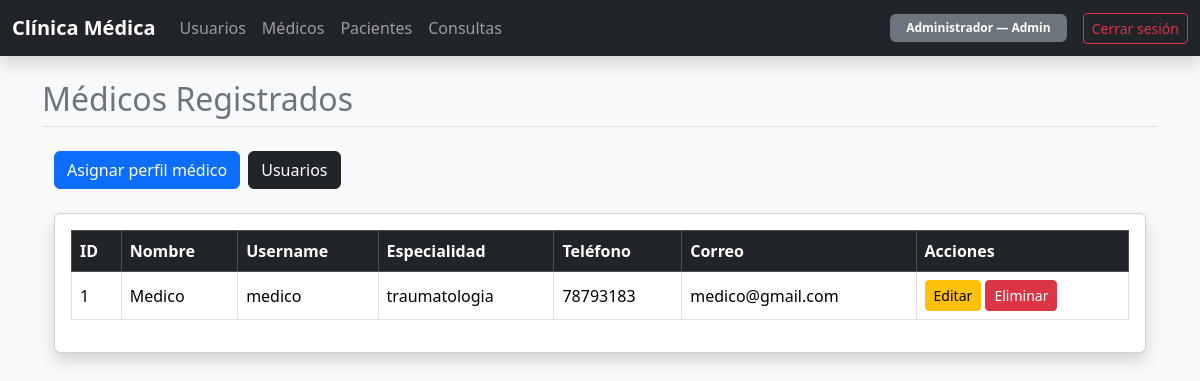
Screenshot of /medicos/ (signed in) with the database file from the repository.
### models/usuario_model.py (models this page shows, shortened)
class Usuario(UserMixin, db.Model):
    __tablename__ = 'usuarios'
    id_usuario = db.Column(db.Integer, primary_key=True)
    nombre     = db.Column(db.String(100), nullable=False)
    username   = db.Column(db.String(50),  unique=True, nullable=False)
    password   = db.Column(db.String(255), nullable=False)
    rol        = db.Column(db.String(20),  nullable=False)  # 'admin' | 'medico' | 'paciente'
    medico   = db.relationship('Medico',   back_populates='usuario',
                               uselist=False, cascade='all, delete-orphan')
    paciente = db.relationship('Paciente', back_populates='usuario',
                               uselist=False, cascade='all, delete-orphan')

### models/medico_model.py (models this page shows, shortened)
class Medico(db.Model):
    __tablename__ = 'medicos'
    id_medico    = db.Column(db.Integer, primary_key=True)
    especialidad = db.Column(db.String(100), nullable=False)
    telefono     = db.Column(db.String(20))
    correo       = db.Column(db.String(120))
    id_usuario = db.Column(
        db.Integer,
        db.ForeignKey('usuarios.id_usuario', ondelete='CASCADE'),
        nullable=False,
        unique=True
    )
    usuario = db.relationship('Usuario', back_populates='medico')
    consultas = db.relationship(
        'Consulta',
        back_populates='medico',
        cascade='all, delete-orphan',
        lazy='select'
    )

### controllers/medico_controller.py (the view)
@medico_bp.route('/')
@login_required
@solo_admin
def listar():
    medicos = Medico.query.join(Usuario).order_by(Usuario.nombre).all()
    return render_listar(medicos)

### database.py (called while the page is built)
def solo_admin(f):
    @wraps(f)
    def decorated(*args, **kwargs):
        if not current_user.is_authenticated or current_user.rol != 'admin':
            abort(403)
        return f(*args, **kwargs)
    return decorated

### models/usuario_model.py (called while the page is built)
@login_manager.user_loader
def load_user(user_id):
    return Usuario.query.get(int(user_id))

### views/medico_view.py (called while the page is built)
def render_listar(medicos, usuarios_disponibles=None):
    return render_template('medico/listar.html',
                           medicos=medicos,
                           usuarios_disponibles=usuarios_disponibles or [])

### templates/medico/listar.html (shortened to what this page needs)
{% extends 'base.html' %}
{% block page_title %}Médicos Registrados{% endblock %}
{% block content %}
<div class="container mt-4">
  <div class="mb-4 d-flex gap-2 flex-wrap">
    <a href="{{ url_for('medicos.registrar') }}" class="btn btn-primary">Asignar perfil médico</a>
    <a href="{{ url_for('usuarios.index') }}" class="btn btn-dark">Usuarios</a>
  </div>
  <div class="card shadow">
    <div class="card-body">
      <div class="table-responsive">
        <table class="table table-bordered table-hover align-middle">
          <thead class="table-dark">
            <tr>
              <th>ID</th>
              <th>Nombre</th>
              <th>Username</th>
              <th>Especialidad</th>
              <th>Teléfono</th>
              <th>Correo</th>
              <th>Acciones</th>
            </tr>
          </thead>
          <tbody>
            {% for m in medicos %}
              <tr>
                <td>{{ m.id_medico }}</td>
                <td>{{ m.usuario.nombre }}</td>
                <td>{{ m.usuario.username }}</td>
                <td>{{ m.especialidad }}</td>
                <td>{{ m.telefono or '—' }}</td>
                <td>{{ m.correo or '—' }}</td>
                <td>
                  <a href="{{ url_for('medicos.editar', id_medico=m.id_medico) }}" class="btn btn-sm btn-warning">Editar</a>
                  <form method="POST" action="{{ url_for('medicos.eliminar', id_medico=m.id_medico) }}" style="display:inline;">
                    <button type="submit" class="btn btn-sm btn-danger" onclick="return confirm('¿Eliminar perfil de médico?')">Eliminar</button>
                  </form>
                </td>
              </tr>
            {% else %}
              <tr>
                <td colspan="7" class="text-center">No hay médicos registrados.</td>
              </tr>
            {% endfor %}
          </tbody>
        </table>
      </div>
    </div>
  </div>
</div>
{% endblock %}

### templates/base.html (shortened to what this page needs)
<!doctype html>
<html lang="es">
  <head>
    <link href="https://cdn.jsdelivr.net/npm/bootstrap@5.3.3/dist/css/bootstrap.min.css" rel="stylesheet">
  </head>
  <body class="bg-light">
    {% if current_user.is_authenticated %}
      <nav class="navbar navbar-expand-lg navbar-dark bg-dark shadow mb-4">
        <div class="container-fluid">
          <a class="navbar-brand fw-bold" href="{{ url_for('dashboard') }}">Clínica Médica</a>
          <div class="collapse navbar-collapse" id="navbarClinica">
            <ul class="navbar-nav me-auto mb-2 mb-lg-0">
              {% if current_user.rol == 'admin' %}
                <li class="nav-item"><a class="nav-link" href="{{ url_for('usuarios.index') }}">Usuarios</a></li>
                <li class="nav-item"><a class="nav-link" href="{{ url_for('medicos.listar') }}">Médicos</a></li>
                <li class="nav-item"><a class="nav-link" href="{{ url_for('pacientes.listar') }}">Pacientes</a></li>
                <li class="nav-item"><a class="nav-link" href="{{ url_for('consultas.listar') }}">Consultas</a></li>
              {% endif %}
            </ul>
            <div class="d-flex align-items-center gap-3">
              <span class="badge bg-secondary px-3 py-2 text-capitalize">
                {{ current_user.nombre }} — <span class="fw-bold">{{ current_user.rol }}</span>
              </span>
              <a href="{{ url_for('auth.logout') }}" class="btn btn-outline-danger btn-sm">Cerrar sesión</a>
            </div>
          </div>
        </div>
      </nav>
      <div class="container my-4">
        <h2 class="mb-4 border-bottom pb-2 text-secondary">{% block page_title %}{% endblock %}</h2>
        {% block content %}{% endblock %}
      </div>
    {% endif %}
  </body>
</html>

### rows the page displays
Usuario: nombre "Administrador", rol "Admin"
Medico: id_medico "1", usuario.nombre "Medico", usuario.username "medico", especialidad "traumatologia", telefono "78793183", correo "medico@gmail.com"
